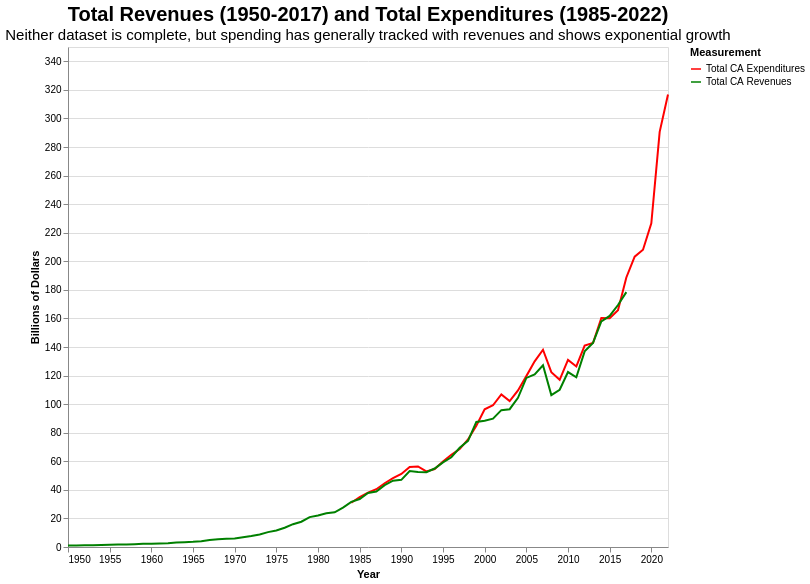

Express this chart as Vega-Lite.
### Vega-Lite specification from a JSON file in a GitHub repository (floating-point values rounded to 4 significant figures; data arrays with more than 128 entries replaced by an {"elided": "..."} marker saying what was removed)
{"usermeta": {"embedOptions": {"theme": "fivethirtyeight"}}, "config": {"view": {"continuousWidth": 400, "continuousHeight": 300}}, "data": {"name": "data-32866ddde7bb824540aab2a195f08913"}, "mark": "line", "encoding": {"color": {"field": "Measurement", "scale": {"domain": ["Total CA Expenditures", "Total CA Revenues"], "range": ["red", "green"]}, "type": "nominal"}, "x": {"axis": {"grid": false}, "field": "Fiscal Year", "title": "Year", "type": "temporal"}, "y": {"field": "yaxis", "title": "Billions of Dollars", "type": "quantitative"}}, "height": 500, "title": {"text": "Total Revenues (1950-2017) and Total Expenditures (1985-2022)", "fontSize": 20, "subtitle": "Neither dataset is complete, but spending has generally tracked with revenues and shows exponential growth", "subtitleFontSize": 15}, "width": 600, "$schema": "https://vega.github.io/schema/vega-lite/v4.17.0.json", "datasets": {"data-32866ddde7bb824540aab2a195f08913": {"elided": "146 records"}}}
